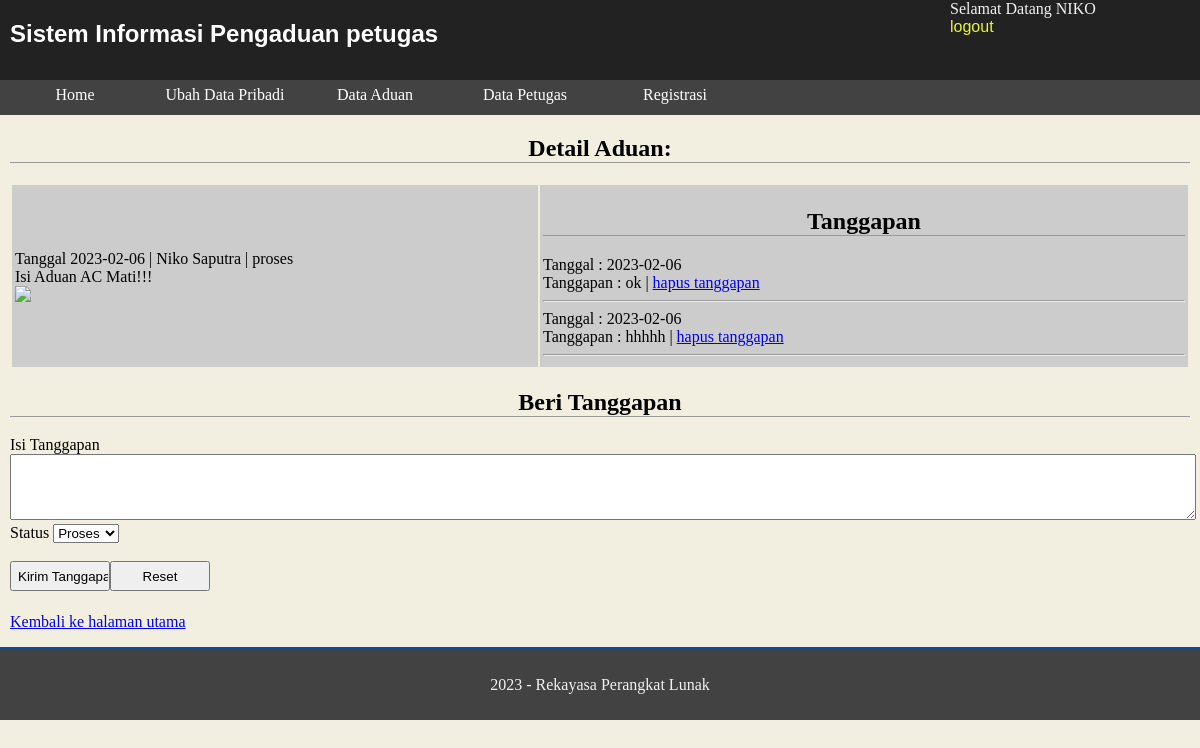
/petugas/tanggapan.php?id=1 (signed in), run on the app's committed database.
### tables this page shows
CREATE TABLE `petugas` (
  `id_petugas` int(11) NOT NULL,
  `nama_petugas` varchar(35) NOT NULL,
  `username` varchar(25) NOT NULL,
  `password` varchar(32) NOT NULL,
  `no_telp` varchar(15) NOT NULL,
  `level` enum('admin','petugas') NOT NULL
);

CREATE TABLE `tanggapan` (
  `id_tanggapan` int(11) NOT NULL,
  `id_pengaduan` int(11) NOT NULL,
  `tgl_tanggapan` date NOT NULL,
  `tanggapan` text NOT NULL,
  `id_petugas` int(11) NOT NULL
);

### petugas/tanggapan.php (the view, shortened to what this page needs)
<?php
include "../inc/koneksi.php";
$kueri_identitas = mysqli_query($konek, "SELECT * FROM petugas WHERE id_petugas =
'" . $_SESSION['ses_idpetugas'] . "'");
$data_identitas = mysqli_fetch_array($kueri_identitas);
?>
<!DOCTYPE html>
<html>
<head>
    <link rel="stylesheet" href="stylepetugas.css">
</head>
<body>
    <header>
        <h1>Sistem Informasi Pengaduan petugas</h1>
        <div class="identitas">Selamat Datang
            <?php echo $data_identitas[1]; ?><br>
            <a href="aksipetugas.php?a=logout">logout</a>
        </div>
    </header>
    <nav>
        <?php
        include("menu.php");
        ?>
    </nav>
    <div class="container">
        <div class="content">
            <h2>Detail Aduan:</h2>
            <?php
            $id_pengaduan = $_GET['id'];
            $kueri_lihat_aduan = mysqli_query($konek, "SELECT a.id_pengaduan,
a.tgl_pengaduan, b.nama, a.isi_laporan, a.foto, a.status
 FROM
pengaduan a, masyarakat b WHERE a.nik=b.nik AND a.id_pengaduan = $id_pengaduan ");
            if (mysqli_num_rows($kueri_lihat_aduan) > 0) {
                $data_aduan = mysqli_fetch_array($kueri_lihat_aduan);
                echo "<table border='0' width='100%'><tr><td width='520'>Tanggal $data_aduan[1] |
$data_aduan[2] | $data_aduan[5]<br>Isi Aduan $data_aduan[3]<br><img
src='../img/$data_aduan[4]' ></td>";
                echo "<td><h2>Tanggapan</h2>";
                $kueri_tanggapan = mysqli_query($konek, "SELECT * FROM tanggapan WHERE
id_pengaduan='$data_aduan[0]' ");
                if (mysqli_num_rows($kueri_tanggapan) > 0) {
                    while ($data_tanggapan = mysqli_fetch_array($kueri_tanggapan)) {
                        echo "Tanggal : $data_tanggapan[2]<br>Tanggapan :
$data_tanggapan[3] | <a
href=aksipetugas.php?a=hapustanggapan&id_tanggapan=$data_tanggapan[0]&id=$id_pengaduan>hapus tanggapan</a><br><hr> ";
                    }
                } else {
                    echo "Belum ada tanggapan";
                }
                echo "</td></tr></table>";
                ?>
                <h2>Beri Tanggapan</h2>
                <form name="f_aduan" method="post" action="aksipetugas.php?a=tanggapan" enctype="multipart/form-data">
                    Isi Tanggapan<br>
                    <textarea name="isi_tanggapan" class="isi_tanggapan"></textarea><br>
                    Status
                    <select name="status">
                        <option value="proses">Proses</option>
                    </select><br>
                    <input type="hidden" name="id_petugas" value="<?php echo
                        $data_identitas[0]; ?>"><br>
                    <input type="submit" value="Kirim Tanggapan" class="tombol"><input type="reset" class="tombol">
                </form><br>
                <?php
            } else {
                echo "data tidak ditemukan";
            }
            ?>
            <br>
            <p><a href="index.php">Kembali ke halaman utama</a></p>
        </div>
    </div>
    <footer>
        <p>2023 - Rekayasa Perangkat Lunak</p>
    </footer>
</body>
</html>

### petugas/stylepetugas.css (style rules this page uses)
body { margin: 0; padding: 0; background: #F3EFE0; }
header { margin: 0; padding: 0; background: #222222; display: block; height: 80px; color: #f2f2f2; }
header h1 { margin: 0; padding: 20px 10px 10px 10px; font-size: 24px; font-family: Arial,Helvetica; width: 600px; float: left; color: #fff; }
nav { background: #434242; width: 100%; height: 35px; display: block; }
.container { width: 100%; clear: both; float: left; min-height: 450px; }
.content { margin: 10px; display: block; }
.content img { display: block; width: 500px; }
.content td { background: #ccc; height: 30px; padding: 3px; }
footer { clear: both; display: block; background: #434242; border-top: solid 3px #0c4b98; color: #f2f2f2; height: 50px; text-align: center; padding: 10px; }
h2 { text-align: center; border-bottom: solid 1px #999; }
.identitas { width: 250px; height: 100px; display: block; float: right; }
.identitas a, .identitas a:link, .identitas a:visited, .identitas a:active { text-decoration: none; color: #e9f531; font-size: 16px; font-family: Arial,Helvetica; }
.isi_tanggapan { width: 100%; height: 60px; }
.tombol { width: 100px; height: 30px; display: block; float: left; }

### data on the page
petugas: nama_petugas "NIKO"
tanggapan: tgl_tanggapan "2023-02-06", tanggapan "ok"
tanggapan: tgl_tanggapan "2023-02-06", tanggapan "hhhhh"

### other printed values
$data_aduan[1] "2023-02-06"
$data_aduan[2] "Niko Saputra"
$data_aduan[5] "proses"
$data_aduan[3] "AC Mati!!!"
